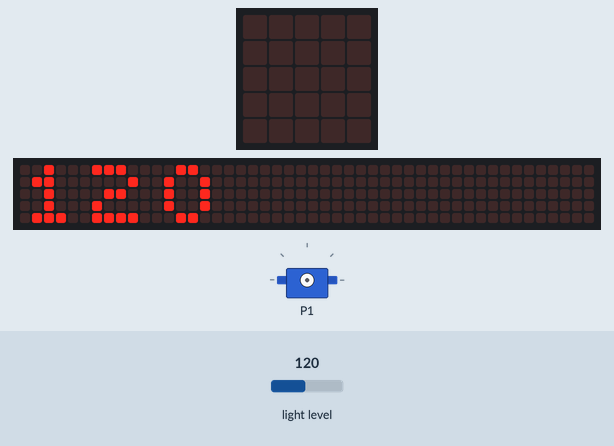
This program was run on a simulated BBC micro:bit (MakeCode). Shown: the board's 5×5 LED display, a strip that is not on the board, showing the scrolling text unrolled, servo. The inputs (shaded band) are chosen by the test bench; at power-on: light level 120. The 48×5 strip is a reading aid, not a part: it shows the text the display is scrolling, unrolled, one strip-width of it at a time.

Above: at 0.1 s.
At 0.8 s:
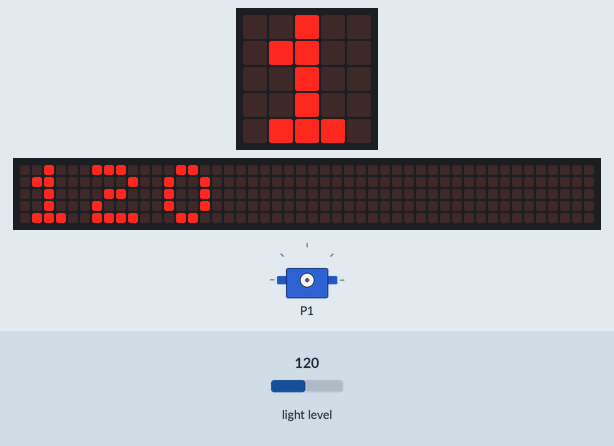
At 1.6 s:
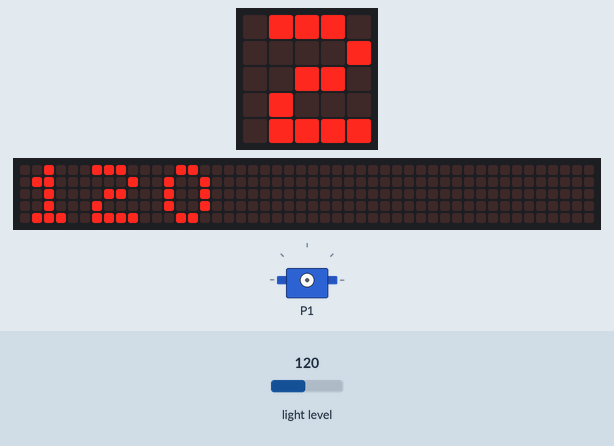
At 2.3 s:
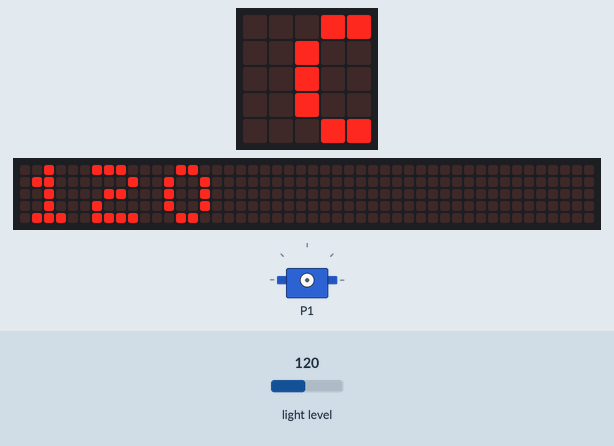
At 3.1 s:
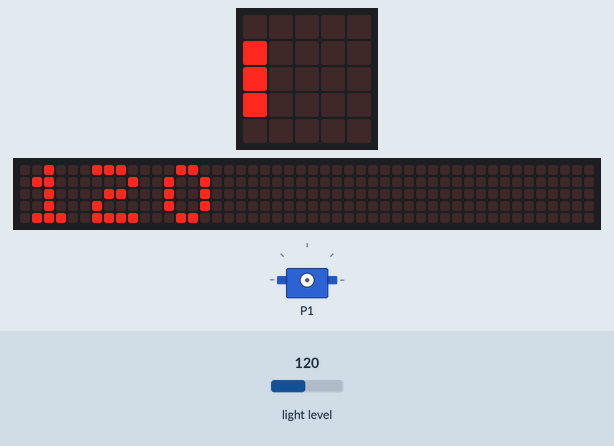

The program:

main.ts
```typescript
basic.showNumber(input.lightLevel())
basic.forever(function () {
    if (input.lightLevel() > 40) {
        pins.servoSetPulse(AnalogPin.P1, 180)
    } else {
        pins.servoSetPulse(AnalogPin.P1, 0)
    }
    if (input.lightLevel() < 40) {
        pins.servoSetPulse(AnalogPin.P1, 180)
    } else {
        pins.servoSetPulse(AnalogPin.P1, 1)
    }
    if (input.isGesture(Gesture.LogoDown)) {
        pins.servoSetPulse(AnalogPin.P1, 0)
    }
})
```

test.ts
```typescript
// 在這裡測試；當此封包作為擴充功能時，將不會編譯此內容。
```
